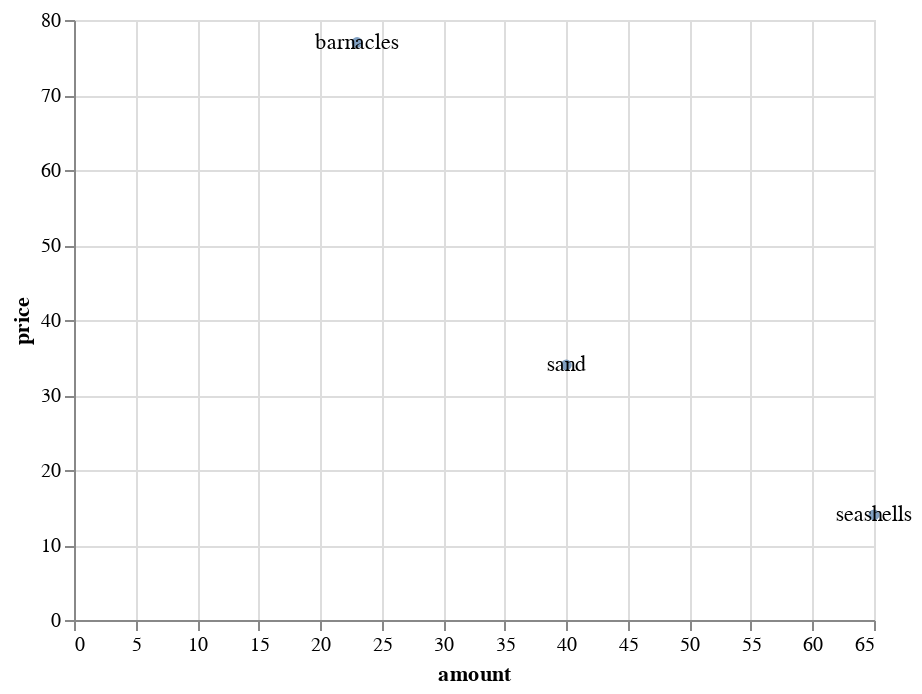

Notebook cell for this chart:
### Markdown cell above
## The problem

By default, your text annotations are centered on the same points that they are annotating

### Code cell
base = alt.Chart(df).encode(
    x='amount',
    y='price',
    text='name'
)

base.mark_circle() + base.mark_text()

### Figure 1 — Vega-Lite specification as saved in the notebook (floating-point values rounded to 4 significant figures)
{"config": {"view": {"continuousWidth": 400, "continuousHeight": 300}}, "layer": [{"mark": "circle", "encoding": {"text": {"field": "name", "type": "nominal"}, "x": {"field": "amount", "type": "quantitative"}, "y": {"field": "price", "type": "quantitative"}}}, {"mark": "text", "encoding": {"text": {"field": "name", "type": "nominal"}, "x": {"field": "amount", "type": "quantitative"}, "y": {"field": "price", "type": "quantitative"}}}], "data": {"name": "data-29d3f18cf4848a095a8b607caba2e4e0"}, "$schema": "https://vega.github.io/schema/vega-lite/v4.17.0.json", "datasets": {"data-29d3f18cf4848a095a8b607caba2e4e0": [{"name": "seashells", "amount": 65, "price": 14}, {"name": "sand", "amount": 40, "price": 34}, {"name": "barnacles", "amount": 23, "price": 77}]}}
